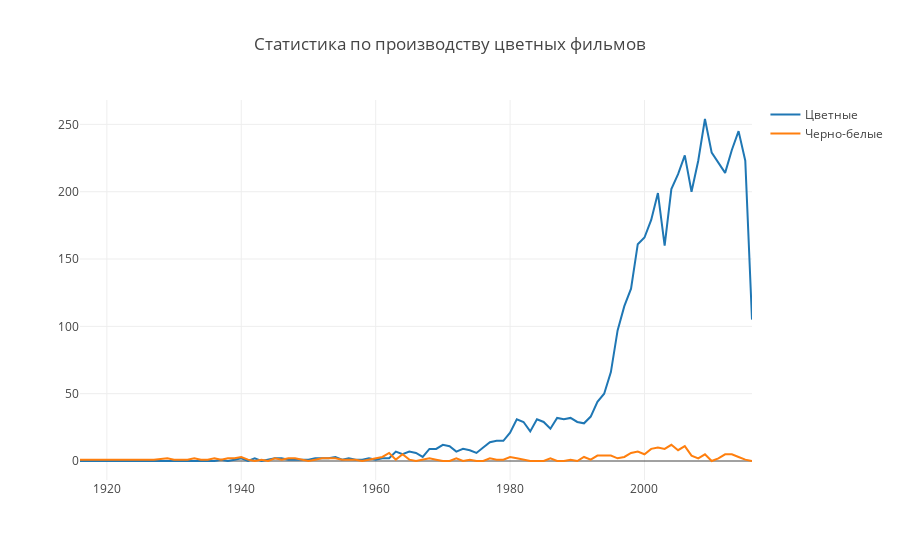

The cell this chart's notebook holds for it:
### Code cell
init_notebook_mode(connected=True)

trace0 = go.Scatter(
    x=df5_new.index,
    y=df5_new.color_Color,
    name='Цветные'
)

trace1 = go.Scatter(
    x=df5_new.index,
    y=df5_new['color_ Black and White'],
    name='Черно-белые'
)

data = [trace0, trace1]
layout = {'title': 'Статистика по производству цветных фильмов'}

fig = go.Figure(data=data, layout=layout)

iplot(fig) #, show_link=False)
